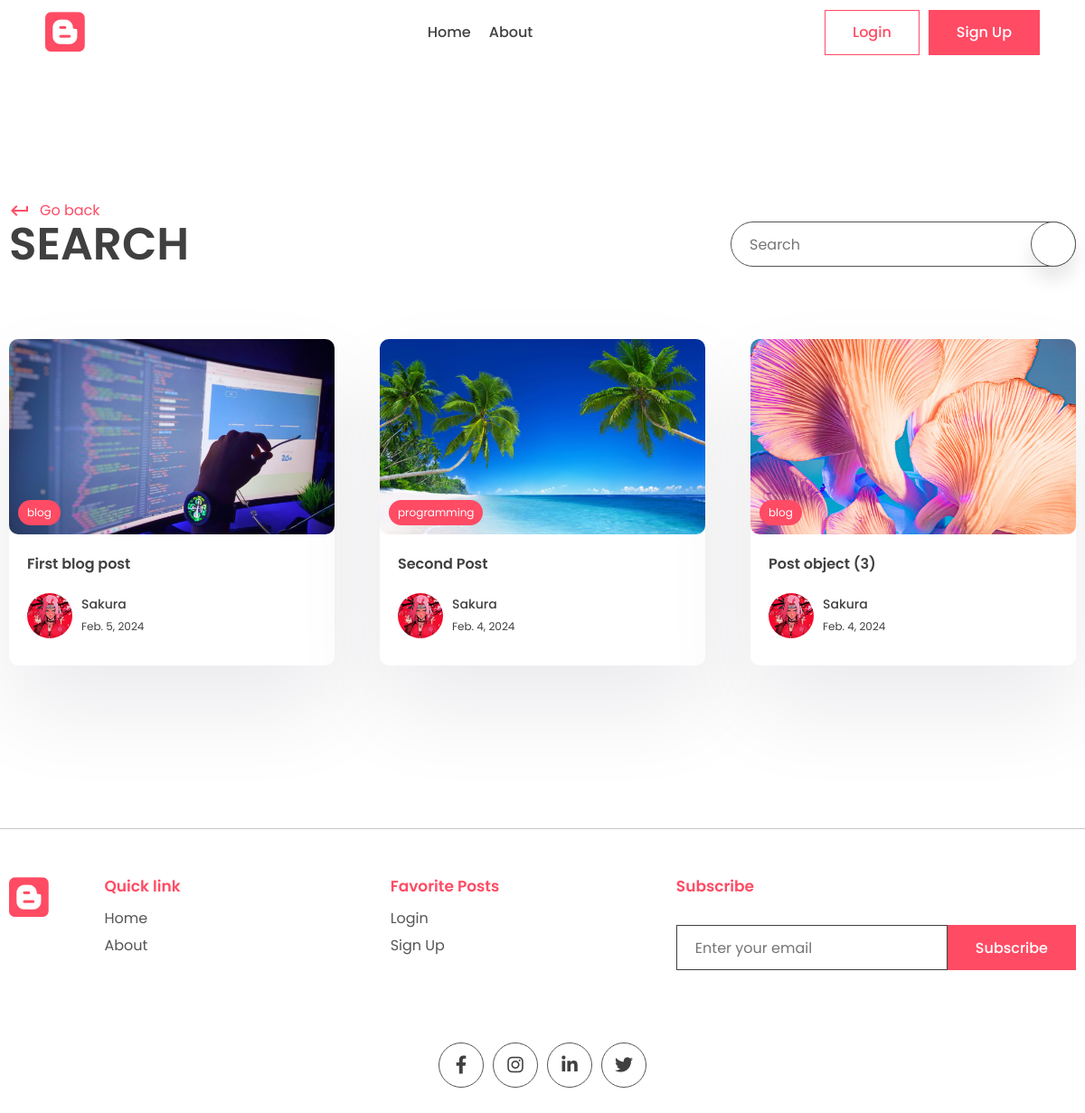
The app's page /search/ with its own data.
### app/models.py (models this page shows, shortened)
class Post(models.Model):
    title = models.CharField(max_length=200)
    last_updated = models.DateTimeField(auto_now=True)
    slug = models.SlugField(max_length=200, unique=True)
    view_count = models.IntegerField(null=True, blank=True)
    tags = models.ManyToManyField(Tag, blank=True, related_name='post')
    image = models.ImageField(upload_to='images/', null=True, blank=True)
    author = models.ForeignKey(User, on_delete=models.CASCADE, null=True, blank=True)
    bookmarks = models.ManyToManyField(User, related_name='bookmarks', default=None, blank=True)
    likes = models.ManyToManyField(User, related_name='likes', default=None, blank=True)
    is_featured = models.BooleanField(default=False)
    content = models.TextField()

class Tag(models.Model):
    name  = models.CharField(max_length=100)
    description = models.CharField(max_length=100)
    slug = models.SlugField(max_length=200, unique=True)

class Profile(models.Model):
    user = models.OneToOneField(User, on_delete=models.CASCADE)
    profile_image = models.ImageField(upload_to='images/', null=True, blank=True)
    slug = models.SlugField(max_length=200, unique=True)
    bio = models.CharField(max_length=200)

### app/views.py (the view)
# urls.py: path('search/', views.search, name='search'),
def search(request):
    query = ''
    if request.GET.get('q'):
        query = request.GET.get('q')
    posts = Post.objects.filter(title__icontains=query)
    context = { 'query': query, 'posts': posts }
    return render(request, 'app/search.html', context)

### app/templates/app/search.html (shortened to what this page needs)
{% extends 'base.html' %}
{% load static %}
{% block content %}
  <main>
    <div class="container">
      <div class="page-top">
        <div class="top flex">
          <div class="page-name">
            <a href="#" class="learn"><span class="material-icons">keyboard_return</span>Go back</a>
            <h1>Search</h1>
          </div>
          <form method="GET" class="search-bar s-active">
            <input type="text" placeholder="Search" name="q" value="{{query}}"/>
            <button type="submit" class="animated-search">
            </button>
          </form>
        </div>
      </div>
    </div>
  </main>
  <section class="sp">
    <div class="container">
      <div class="grid">
        {% for post in posts %}
          <a href="{% url 'post_page' post.slug %}">
            <div class="card">
              <div class="post-img">
                <img src="{{post.image.url}}" alt="{{post.title}}"/>
                <div class="tag">{{post.tags.all.0.name}}</div>
              </div>
              <div class="card-content">
                <h3>{{post.title}}</h3>
                <div class="author">
                  <div class="profile-pic">
                    <img src="{{post.author.profile.profile_image.url}}" alt="{{post.author.first_name}}"/>
                  </div>
                  <div class="details">
                    <p>{{post.author.first_name}}</p>
                    <small>{{post.last_updated | date}}</small>
                  </div>
                </div>
              </div>
            </div>
          </a>
        {% endfor %}
      </div>
    </div>
  </section>
{% endblock content %}

### app/static/app/style.css (style rules this page uses)
* { margin: 0; padding: 0; box-sizing: border-box; text-decoration: none; border: none; outline: none; list-style: none; font-family: "Poppins", sans-serif; color: var(--black); }
:root { --red: #ff4b64; --black: #404040; --des: #555555; --shadow: #ffffff1a 0px 1px 1px 0px inset, #32325d40 0px 50px 100px -20px, #0000004d 0px 30px 60px -30px; --shadow2: rgba(17, 12, 46, 0.084) 0px 48px 100px 0px; }
html { font-size: 62.5%; }
[class*="grid"] { display: grid; }
img { width: 100%; }
a[href^="#"] { scroll-behavior: smooth; }
.container { max-width: 1220px; margin: auto; padding: 0 10px; }
p, a { font-size: 1.6rem; color: var(--des); }
input, textarea { font-size: 1.6rem; color: var(--black); }
.search-bar, .animated-search { width: 5rem; aspect-ratio: 1/1; border: 1px solid var(--des); border-radius: 50%; display: flex; align-items: center; justify-content: center; background: white; box-shadow: 0 15px 20px #00000018; cursor: pointer; margin-top: 10rem; z-index: 2; }
.search-bar input { display: none; }
.search-bar { box-shadow: unset; border: none; }
.search-bar .animated-search { margin-top: 0; }
.s-active { width: fit-content; border-radius: 5rem; height: 5rem; aspect-ratio: unset; position: relative; padding: 0 6rem; padding-left: 2rem; border: 1px solid var(--des); }
.s-active input { width: 30rem; font-style: 1.6rem; height: calc(100% - 2px); display: block; }
.s-active .animated-search { position: absolute !important; top: 50%; transform: translateY(-50%); right: -1px; }
.sp { padding: 8rem 0; }
.post-img { height: 40rem; width: 100%; overflow: hidden; border-radius: 1rem; }
.post-img img { height: 100%; object-fit: cover; object-position: center; }
.learn { display: flex; align-items: center; gap: 1rem; color: var(--red); margin-top: 2rem; }
.learn span { color: #ff4b64; }
.card { background: white; box-shadow: var(--shadow2); border-radius: 1rem; cursor: pointer; transition: 0.3s; }
.post-img { position: relative; }
.tag { position: absolute; bottom: 1rem; left: 1rem; background: var(--red); color: white; border-radius: 5rem; padding: 0.5rem 1rem; font-size: 1.2rem; }
.card-content { padding: 2rem; padding-bottom: 3rem; }
.card h3 { font-size: 1.6rem; font-weight: 600; }
.card .post-img { width: 100%; height: unset; aspect-ratio: 1/0.6; }
.author { display: flex; align-items: center; gap: 1rem; margin-top: 2rem; }
.profile-pic { width: 5rem; aspect-ratio: 1/1; border-radius: 50%; overflow: hidden; }
.author p { color: var(--black); font-weight: 500; font-size: 1.4rem; }
.author small { color: var(--black); font-size: 1.2rem; }
.page-name h1 { font-size: 5rem; text-transform: uppercase; font-weight: 600; line-height: 5rem; }
.flex { display: flex; align-items: flex-end; justify-content: space-between; }
.flex .search-bar { margin-top: 0; }
.grid { grid-template-columns: repeat(3, 1fr); gap: 5rem; }
main { padding-top: 10rem !important; }

### records on screen
Post: image (picture), tags.all.0.name "blog", title "First blog post", author.profile.profile_image (picture), author.first_name "Sakura", last_updated "Feb. 5, 2024"
Post: image (picture), tags.all.0.name "programming", title "Second Post", author.profile.profile_image (picture), author.first_name "Sakura", last_updated "Feb. 4, 2024"
Post: image (picture), tags.all.0.name "blog", title "Post object (3)", author.profile.profile_image (picture), author.first_name "Sakura", last_updated "Feb. 4, 2024"
